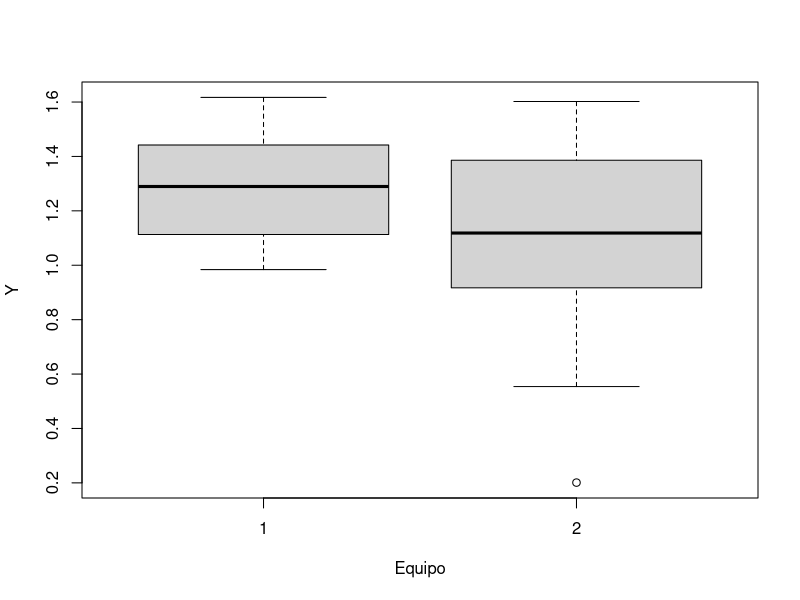
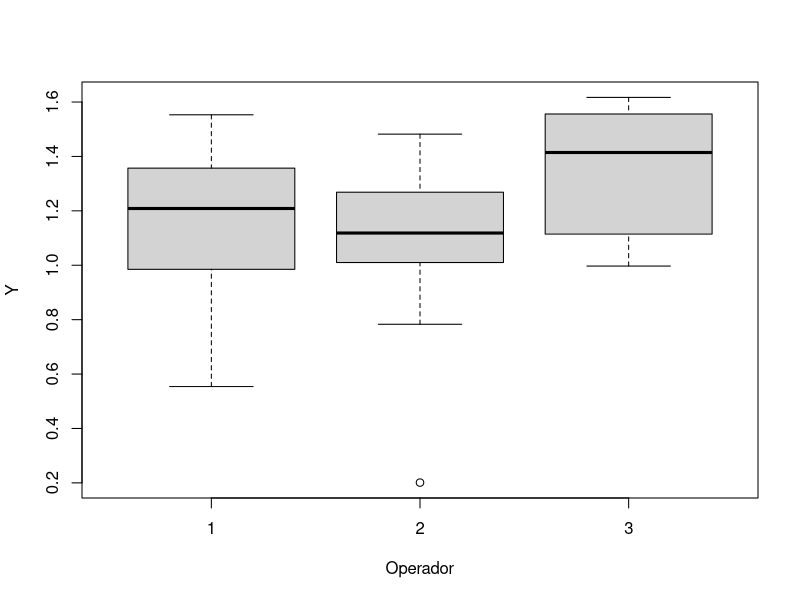
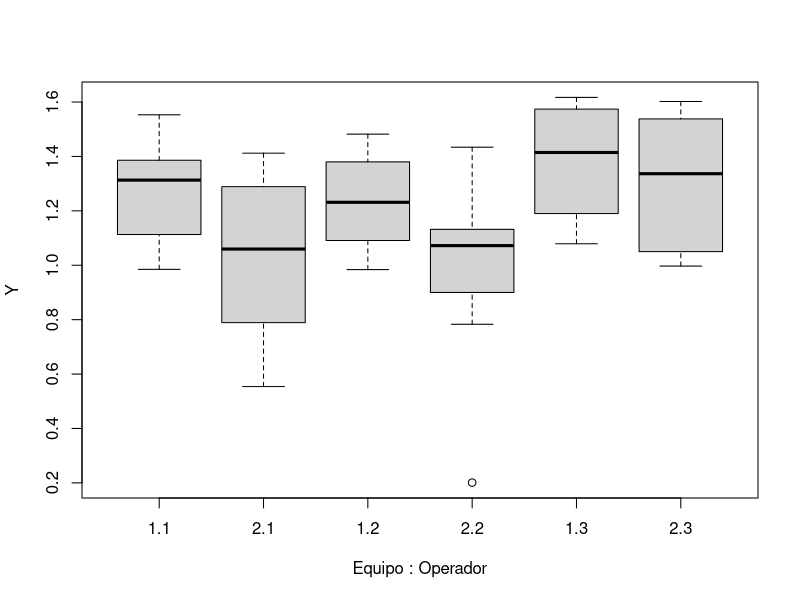

Generate these figures, in order, with R:
## ---- chunk 1
knitr::opts_chunk$set(echo = TRUE)
## ---- chunk 2
Y=c(1.328,1.113,0.985,1.057,1.316,1.144,1.553,1.485,1.310,1.386,1.273,0.789,0.985,0.671,1.134,0.554,1.412,1.386,0.917,1.289,1.269,1.093,1.268,0.984,1.091,1.087,1.195,1.482,1.380,1.442,1.036,0.201,0.783,0.900,1.108,0.916,1.129,1.434,1.132,1.223,1.440,1.150,1.079,1.190,1.389,1.247,1.611,1.617,1.445,1.574,1.454,1.018,1.063,1.050,1.219,0.997,1.602,1.538,1.583,1.478)

df=expand.grid(1:10,1:2,1:3)

names(df)=c("Replica","Equipo","Operador")
df$Y=Y
df$Operador=factor(df$Operador)
df$Equipo=factor(df$Equipo)
## ---- chunk 3
boxplot(Y~Equipo,data=df)
boxplot(Y~Operador,data=df)

boxplot(Y~Equipo*Operador,data=df)
## ---- chunk 4
modelo=aov(Y~Equipo+Operador,data=df)
summary(modelo)
